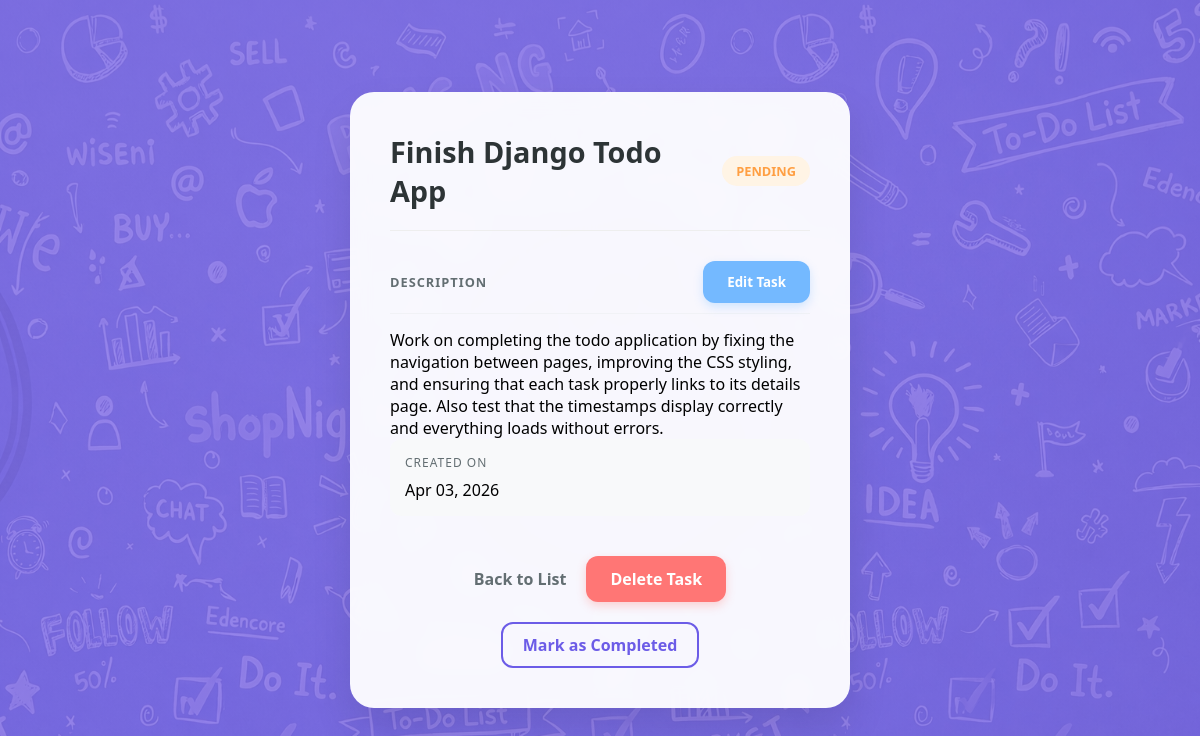
The app's page /todo/details/4 with its own data.
### todo/models.py (models this page shows)
class todos(models.Model):
    title = models.CharField(max_length=255)
    description = models.TextField(blank=True)
    completed = models.BooleanField(default=False)
    created_at = models.DateTimeField(auto_now_add=True)

### todo/views.py (the view)
# urls.py: path('todo/details/<int:id>', views.details, name='details'),
def details(request, id):
    mytodos = todos.objects.get(id=id)
    template = loader.get_template('details.html')
    context = {
        'mytodos': mytodos,
    }
    return HttpResponse(template.render(context, request))

### todo/templates/details.html (shortened to what this page needs)
{% extends "master.html" %}
{% load static %}
{% block extra_css %}
<link rel="stylesheet" href="{% static 'main.css' %}">
{% endblock %}
{% block content %}
<div class="details-container">
    <div class="details-card">
        <div class="details-header">
            <h1>{{mytodos.title}}</h1>
            <span class="status-badge {% if mytodos.completed %}complete{% else %}pending{% endif %}">
                {% if mytodos.completed %}Done{% else %}Pending{% endif %}
            </span>
        </div>
        <div class="details-body">
            <div class="section-header">
                <label>Description</label>
                <button id="open-edit-modal" class="edit-btn">Edit Task</button>
            </div>
            <p>{{mytodos.description}}</p>
            <div class="meta-info">
                <div class="meta-item">
                    <label>Created On</label>
                    <span>{{mytodos.created_at|date:"M d, Y" }}</span>
                </div>
            </div>
        </div>
        <div class="details-footer">
            <div class="button-group">
                <a href="/todo" class="back-link">Back to List</a>
                <a href="/todo/delete/{{ mytodos.id }}" class="delete-btn"
                    onclick="return confirm('Are you sure you want to delete this?')">
                    Delete Task
                </a>
            </div>
            <div class="status-toggle-container">
                <a href="/todo/toggle/{{ mytodos.id }}" class="toggle-link">
                    {% if mytodos.completed %}
                    Undo Completion
                    {% else %}
                    Mark as Completed
                    {% endif %}
                </a>
            </div>
        </div>
    </div>
</div>
{% endblock %}

### todolist/mystaticfiles/global.css (style rules this page uses)
* { margin: 0; padding: 0; box-sizing: border-box; }
body { font-family: "Segoe UI", Tahoma, Geneva, Verdana, sans-serif; background: linear-gradient(rgba(108, 92, 231, 0.7), rgba(108, 92, 231, 0.7)), url('ChatGPT Image Apr 4, 2026, 07_54_25 AM.png'); background-repeat: no-repeat; background-position: center center; background-attachment: fixed; background-size: cover; min-height: 100vh; display: flex; justify-content: center; align-items: center; }
a { text-decoration: none; color: #333; font-weight: 500; display: block; }

### todo/static/main.css (style rules this page uses)
.details-container { display: flex; justify-content: center; align-items: center; min-height: 80vh; padding: 20px; }
.details-card { background: rgba(255, 255, 255, 0.95); backdrop-filter: blur(10px); border-radius: 24px; padding: 40px; width: 100%; max-width: 500px; box-shadow: 0 20px 40px rgba(0, 0, 0, 0.1); transition: transform 0.3s ease; }
.details-header { display: flex; justify-content: space-between; align-items: center; margin-bottom: 30px; border-bottom: 1px solid #eee; padding-bottom: 20px; }
.details-header h1 { font-size: 1.8rem; color: #2d3436; margin: 0; font-weight: 700; }
.status-badge { padding: 6px 14px; border-radius: 50px; font-size: 0.8rem; font-weight: 600; text-transform: uppercase; }
.status-badge.pending { background: #fff4e5; color: #ff9f43; }
.details-body label { display: block; font-size: 0.75rem; color: #636e72; text-transform: uppercase; letter-spacing: 1px; margin-bottom: 8px; }
.meta-info { background: #f8f9fa; padding: 15px; border-radius: 12px; }
.details-footer { margin-top: 40px; display: flex; flex-direction: column; align-items: center; gap: 20px; }
.button-group { display: flex; align-items: center; gap: 20px; }
.back-link { text-decoration: none; color: #636e72; font-weight: 600; transition: color 0.2s; }
.delete-btn { background: #ff7675; color: white; padding: 12px 24px; border-radius: 12px; text-decoration: none; font-weight: 700; transition: transform 0.2s, background 0.3s; box-shadow: 0 4px 10px rgba(255, 118, 117, 0.3); }
.toggle-link { text-decoration: none; color: #6c5ce7; font-weight: 600; padding: 10px 20px; border: 2px solid #6c5ce7; border-radius: 12px; transition: all 0.3s ease; }
.edit-btn { background-color: #74b9ff !important; color: white !important; border: none; padding: 12px 24px; border-radius: 12px; font-weight: 700; font-family: inherit; cursor: pointer; transition: all 0.3s ease; box-shadow: 0 4px 10px rgba(116, 185, 255, 0.3); display: inline-block; }
.section-header { display: flex; justify-content: space-between; align-items: center; margin-bottom: 15px; border-bottom: 1px solid #f1f2f6; padding-bottom: 10px; }
.section-header label { margin-bottom: 0; font-weight: 700; color: #636e72; text-transform: uppercase; letter-spacing: 1px; font-size: 0.8rem; }

### records on screen
todos: title "Finish Django Todo App", description "Work on completing the todo application by fixing the navigation between pages, improving the CSS styling, and ensuring that each task properly links to its details page. Also test that the timestamps display correctly and everything loads without errors.", created_at "Apr 03, 2026"
